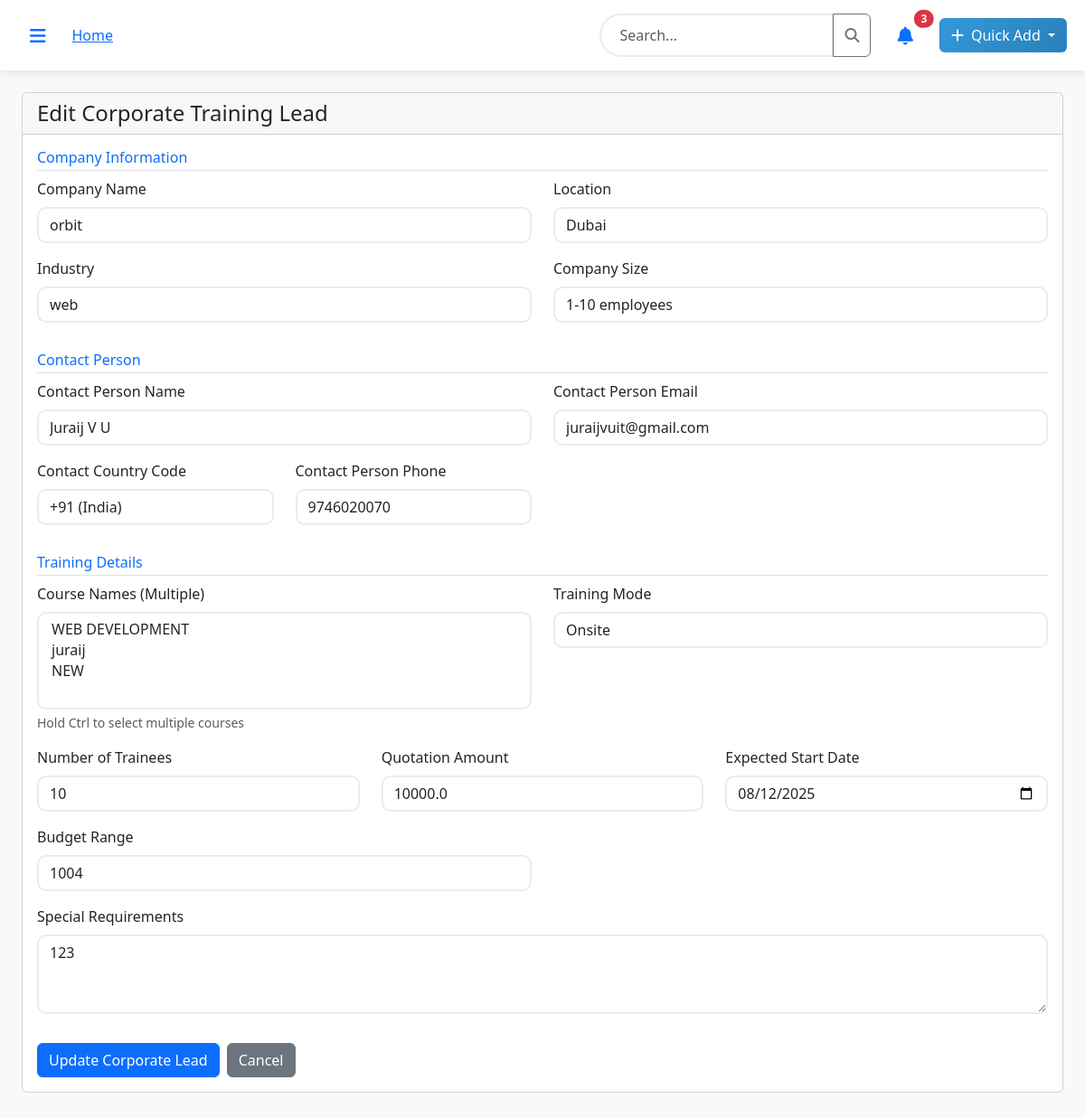
Page /corporate-leads/2/edit (signed in) on the committed database.
### models.py (models this page shows)
class CorporateTraining(db.Model):
    id = db.Column(db.Integer, primary_key=True)
    company_name = db.Column(db.String(200), nullable=False)
    location = db.Column(db.String(200), nullable=False)
    contact_person_name = db.Column(db.String(100), nullable=False)
    contact_person_email = db.Column(db.String(120), nullable=False)
    contact_person_country_code = db.Column(db.String(5), default='+971')
    contact_person_phone = db.Column(db.String(20), nullable=False)
    industry = db.Column(db.String(100))
    company_size = db.Column(db.String(50))
    course_names = db.Column(db.Text)  # JSON array of course IDs for multiple courses
    trainee_count = db.Column(db.Integer, nullable=False)
    training_mode = db.Column(db.String(20))  # Onsite, Online, Hybrid
    quotation_amount = db.Column(db.Float, default=0.0)
    expected_start_date = db.Column(db.Date)
    budget_range = db.Column(db.String(50))
    special_requirements = db.Column(db.Text)
    status = db.Column(db.String(20), default='Inquiry')  # Inquiry, Proposal, Negotiation, Confirmed, Completed
    deal_value = db.Column(db.Float, default=0.0)
    start_date = db.Column(db.Date)
    end_date = db.Column(db.Date)
    created_at = db.Column(db.DateTime, default=datetime.utcnow)
    created_by_id = db.Column(db.Integer, db.ForeignKey('user.id'))
    created_by = db.relationship('User', backref='corporate_leads')

### routes.py (the view)
@main.route('/corporate-leads/<int:id>/edit', methods=['GET', 'POST'])
@login_required
def edit_corporate_lead(id):
    lead = CorporateTraining.query.get_or_404(id)
    form = CorporateTrainingForm(obj=lead)
    form.course_names.choices = [(str(c.id), c.name) for c in Course.query.filter_by(is_active=True).all()]
    if lead.course_names:
        try:
            form.course_names.data = json.loads(lead.course_names)
        except json.JSONDecodeError:
            form.course_names.data = []
    if form.validate_on_submit():
        form.populate_obj(lead)
        lead.course_names = json.dumps(form.course_names.data) if form.course_names.data else None
        db.session.commit()
        flash('Corporate lead updated successfully!', 'success')
        return redirect(url_for('main.corporate_leads'))
    return render_template('corporate_lead_edit.html', form=form, lead=lead)

### app.py (called while the page is built)
@login_manager.user_loader
def load_user(user_id):
    from models import User
    return User.query.get(int(user_id))

### templates/corporate_lead_edit.html (shortened to what this page needs)
{% extends "base.html" %}
{% block content %}
<div class="container-fluid">
    <div class="row">
        <div class="col-12">
            <div class="card">
                <div class="card-header">
                    <h4 class="mb-0">Edit Corporate Training Lead</h4>
                </div>
                <div class="card-body">
                    <form method="POST" action="{{ url_for('main.edit_corporate_lead', id=lead.id) }}">
                        <div class="row mb-3">
                            <div class="col-12">
                                <h6 class="text-primary border-bottom pb-1">Company Information</h6>
                            </div>
                            <div class="col-md-6">
                                <div class="mb-3">
                                    {{ form.company_name.label(class="form-label") }}
                                    {{ form.company_name(class="form-control") }}
                                </div>
                            </div>
                            <div class="col-md-6">
                                <div class="mb-3">
                                    {{ form.location.label(class="form-label") }}
                                    {{ form.location(class="form-control") }}
                                </div>
                            </div>
                            <div class="col-md-6">
                                <div class="mb-3">
                                    {{ form.industry.label(class="form-label") }}
                                    {{ form.industry(class="form-control") }}
                                </div>
                            </div>
                            <div class="col-md-6">
                                <div class="mb-3">
                                    {{ form.company_size.label(class="form-label") }}
                                    {{ form.company_size(class="form-control") }}
                                </div>
                            </div>
                        </div>
                        <div class="row mb-3">
                            <div class="col-12">
                                <h6 class="text-primary border-bottom pb-1">Contact Person</h6>
                            </div>
                            <div class="col-md-6">
                                <div class="mb-3">
                                    {{ form.contact_person_name.label(class="form-label") }}
                                    {{ form.contact_person_name(class="form-control") }}
                                </div>
                            </div>
                            <div class="col-md-6">
                                <div class="mb-3">
                                    {{ form.contact_person_email.label(class="form-label") }}
                                    {{ form.contact_person_email(class="form-control") }}
                                </div>
                            </div>
                            <div class="col-md-3">
                                <div class="mb-3">
                                    {{ form.contact_person_country_code.label(class="form-label") }}
                                    {{ form.contact_person_country_code(class="form-control") }}
                                </div>
                            </div>
                            <div class="col-md-3">
                                <div class="mb-3">
                                    {{ form.contact_person_phone.label(class="form-label") }}
                                    {{ form.contact_person_phone(class="form-control") }}
                                </div>
                            </div>
                        </div>
                        <div class="row mb-3">
                            <div class="col-12">
                                <h6 class="text-primary border-bottom pb-1">Training Details</h6>
                            </div>
                            <div class="col-md-6">
                                <div class="mb-3">
                                    {{ form.course_names.label(class="form-label") }}
                                    {{ form.course_names(class="form-control", multiple=True) }}
                                    <div class="form-text">Hold Ctrl to select multiple courses</div>
                                </div>
                            </div>
                            <div class="col-md-6">
                                <div class="mb-3">
                                    {{ form.training_mode.label(class="form-label") }}
                                    {{ form.training_mode(class="form-control") }}
                                </div>
                            </div>
                            <div class="col-md-4">
                                <div class="mb-3">
                                    {{ form.trainee_count.label(class="form-label") }}
                                    {{ form.trainee_count(class="form-control") }}
                                </div>
                            </div>
                            <div class="col-md-4">
                                <div class="mb-3">
                                    {{ form.quotation_amount.label(class="form-label") }}
                                    {{ form.quotation_amount(class="form-control") }}
                                </div>
                            </div>
                            <div class="col-md-4">
                                <div class="mb-3">
                                    {{ form.expected_start_date.label(class="form-label") }}
                                    {{ form.expected_start_date(class="form-control") }}
                                </div>
                            </div>
                            <div class="col-md-6">
                                <div class="mb-3">
                                    {{ form.budget_range.label(class="form-label") }}
                                    {{ form.budget_range(class="form-control") }}
                                </div>
                            </div>
                            <div class="col-12">
                                <div class="mb-3">
                                    {{ form.special_requirements.label(class="form-label") }}
                                    {{ form.special_requirements(class="form-control", rows="3") }}
                                </div>
                            </div>
                        </div>
                        <div class="d-flex gap-2">
                            <button type="submit" class="btn btn-primary">Update Corporate Lead</button>
                            <a href="{{ url_for('main.corporate_leads') }}" class="btn btn-secondary">Cancel</a>
                        </div>
                    </form>
                </div>
            </div>
        </div>
    </div>
</div>
{% endblock %}

### static/css/style.css (style rules this page uses)
:root { --primary-color: #3498db; --secondary-color: #2c3e50; --success-color: #27ae60; --warning-color: #f39c12; --danger-color: #e74c3c; --info-color: #17a2b8; --light-bg: #f8f9fa; --dark-bg: #343a40; }
body { font-family: 'Segoe UI', Tahoma, Geneva, Verdana, sans-serif; background-color: var(--light-bg); }
.form-control { border-radius: 10px; border: 2px solid #e9ecef; transition: all 0.3s ease; }

### rows in the picture
CorporateTraining: company_name "orbit", location "Dubai", industry "web", company_size "1-10 employees", contact_person_name "Juraij V U", contact_person_email "juraijvuit@gmail.com", contact_person_country_code "+91 (India)", contact_person_phone "9746020070", course_names "WEB DEVELOPMENT / juraij / NEW", training_mode "Onsite", trainee_count "10", quotation_amount "10000.0", expected_start_date "08/12/2025", budget_range "1004", special_requirements "123"
